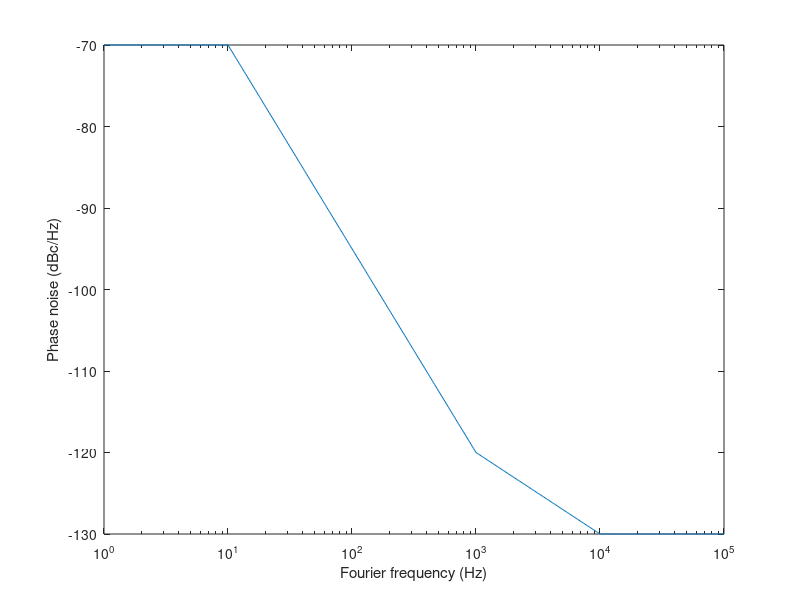

The MATLAB source for this figure:
fc=1e7; % carrier frequency
N=100;  % interpolation factor
% phase noise spectral SdBc @ fF
fF=  [1    10  100 1000 10000 1e5] %  1e6  1e7];
SdBc=[-70 -70  -95 -120 -130 -130] % -130 -130]

%%%%%%%% interpolate, convert SdBc to SdBrad & integrate over bandwidth bins
SdBcint=[];
fFint=[];
for k=1:length(SdBc)-1
   SdBcint=[SdBcint SdBc(k)+(SdBc(k+1)-SdBc(k))/(fF(k+1)-fF(k))*(linspace((fF(k)),(fF(k+1)),N)-fF(k))];
   fFint=[fFint logspace(log10(fF(k)),log10(fF(k+1)),N)];
end

SdBrad=SdBcint+3;   % dBc/Hz -> dBrad^2/Hz
rad=sqrt(10.^(SdBrad(1:end-1)/10).*(fFint(2:end)-fFint(1:end-1))); % dBrad^2/Hz -> rad
res=rad/2/pi/fc;    % rad -> s
sqrt(sum(res.^2))   % integrate noise fluctuations
semilogx(fFint,(SdBcint))
xlabel('Fourier frequency (Hz)')
ylabel('Phase noise (dBc/Hz)')
